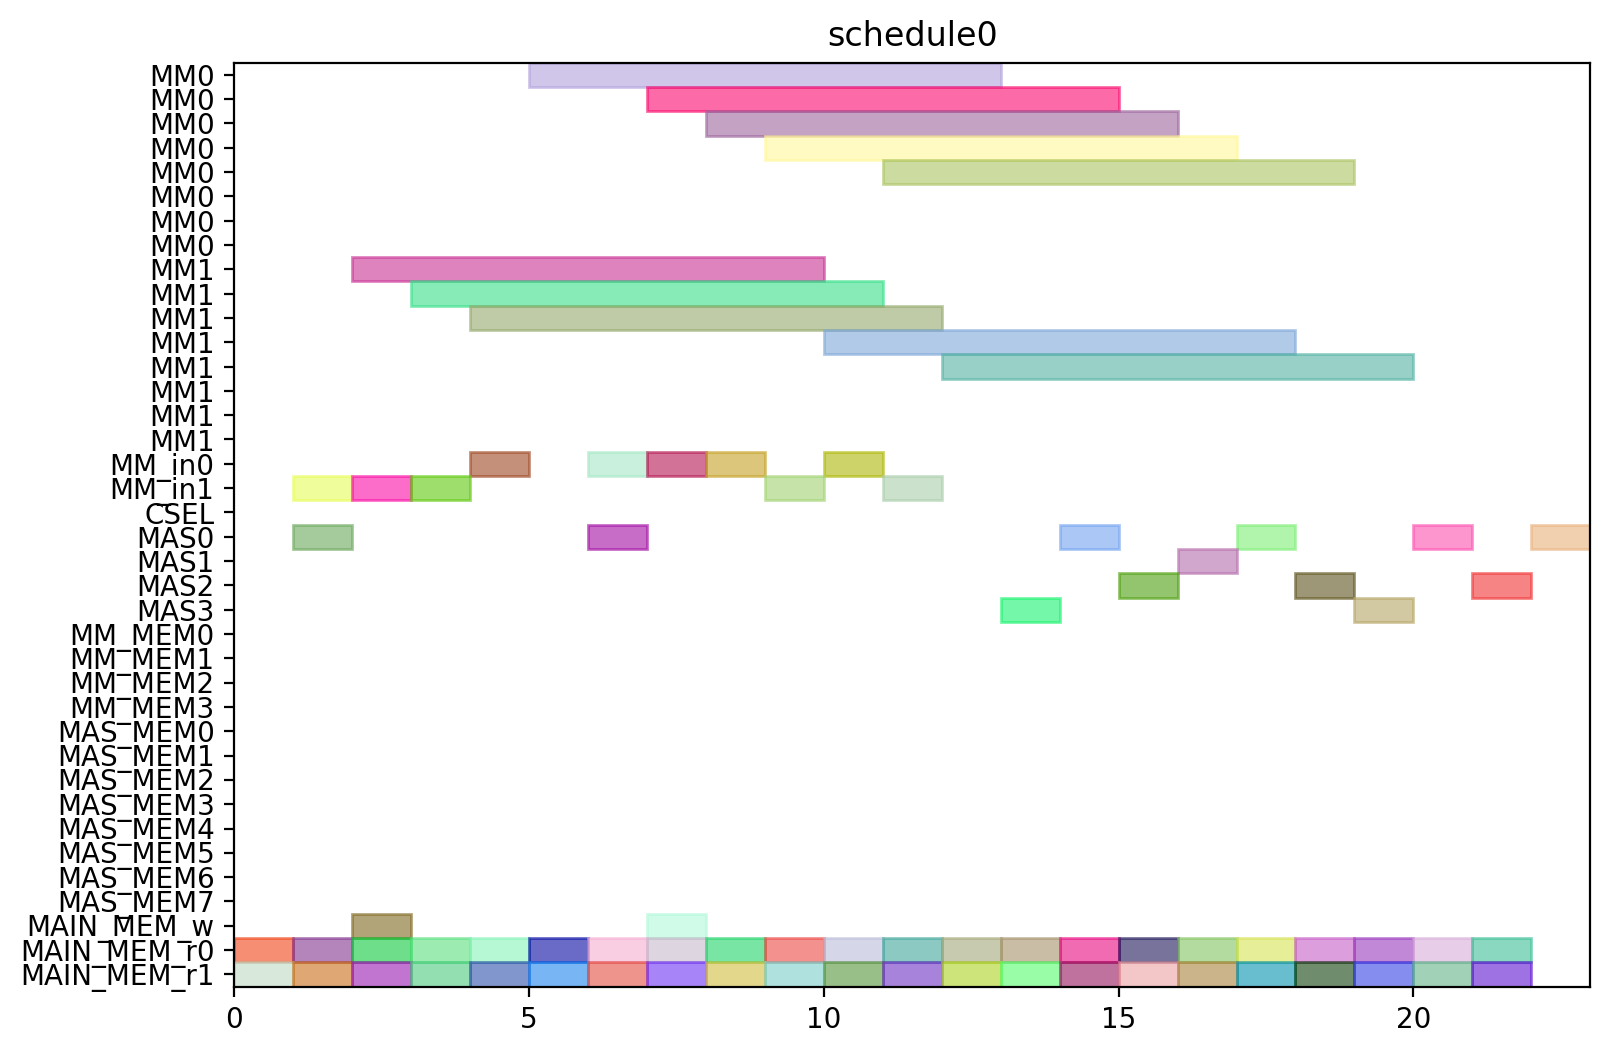

Write Python code to recreate this figure.
from pyschedule import Scenario, solvers, plotters, alt


def solve():
	horizon = 120
	S = Scenario("schedule0", horizon=horizon)

	# resource
	MM = S.Resources('MM', num=2, size=8)
	MM_in = S.Resources('MM_in', num=2)
	CSEL = S.Resource('CSEL')
	MAS = S.Resources('MAS', num=4, size=1, periods=range(1, horizon))
	MM_MEM = S.Resources('MM_MEM', num=4)
	MAS_MEM = S.Resources('MAS_MEM', num=8)
	MAIN_MEM_w = S.Resource('MAIN_MEM_w', size=1)
	MAIN_MEM_r = S.Resources('MAIN_MEM_r', num=2)

	# result of previous scheduling

	# new tasks
	c10_t0 = S.Task('c10_t0', length=8, delay_cost=1)
	c10_t0 += alt(MM)
	c10_t0_in = S.Task('c10_t0_in', length=1, delay_cost=1)
	c10_t0_in += alt(MM_in)
	S += c10_t0_in*MM_in[0]<=c10_t0*MM[0]
	S += c10_t0_in*MM_in[1]<=c10_t0*MM[1]
	c10_t0_mem0 = S.Task('c10_t0_mem0', length=1, delay_cost=1)
	c10_t0_mem0 += MAIN_MEM_r[0]
	S += c10_t0_mem0 <= c10_t0

	c10_t0_mem1 = S.Task('c10_t0_mem1', length=1, delay_cost=1)
	c10_t0_mem1 += MAIN_MEM_r[1]
	S += c10_t0_mem1 <= c10_t0

	c10_t1 = S.Task('c10_t1', length=8, delay_cost=1)
	c10_t1 += alt(MM)
	c10_t1_in = S.Task('c10_t1_in', length=1, delay_cost=1)
	c10_t1_in += alt(MM_in)
	S += c10_t1_in*MM_in[0]<=c10_t1*MM[0]
	S += c10_t1_in*MM_in[1]<=c10_t1*MM[1]
	c10_t1_mem0 = S.Task('c10_t1_mem0', length=1, delay_cost=1)
	c10_t1_mem0 += MAIN_MEM_r[0]
	S += c10_t1_mem0 <= c10_t1

	c10_t1_mem1 = S.Task('c10_t1_mem1', length=1, delay_cost=1)
	c10_t1_mem1 += MAIN_MEM_r[1]
	S += c10_t1_mem1 <= c10_t1

	c10_t2 = S.Task('c10_t2', length=1, delay_cost=1)
	c10_t2 += alt(MAS)
	c10_t2_mem0 = S.Task('c10_t2_mem0', length=1, delay_cost=1)
	c10_t2_mem0 += MAIN_MEM_r[0]
	S += c10_t2_mem0 <= c10_t2

	c10_t2_mem1 = S.Task('c10_t2_mem1', length=1, delay_cost=1)
	c10_t2_mem1 += MAIN_MEM_r[1]
	S += c10_t2_mem1 <= c10_t2

	c10_t3 = S.Task('c10_t3', length=1, delay_cost=1)
	c10_t3 += alt(MAS)
	c10_t3_mem0 = S.Task('c10_t3_mem0', length=1, delay_cost=1)
	c10_t3_mem0 += MAIN_MEM_r[0]
	S += c10_t3_mem0 <= c10_t3

	c10_t3_mem1 = S.Task('c10_t3_mem1', length=1, delay_cost=1)
	c10_t3_mem1 += MAIN_MEM_r[1]
	S += c10_t3_mem1 <= c10_t3

	c20_t0 = S.Task('c20_t0', length=8, delay_cost=1)
	c20_t0 += alt(MM)
	c20_t0_in = S.Task('c20_t0_in', length=1, delay_cost=1)
	c20_t0_in += alt(MM_in)
	S += c20_t0_in*MM_in[0]<=c20_t0*MM[0]
	S += c20_t0_in*MM_in[1]<=c20_t0*MM[1]
	c20_t0_mem0 = S.Task('c20_t0_mem0', length=1, delay_cost=1)
	c20_t0_mem0 += MAIN_MEM_r[0]
	S += c20_t0_mem0 <= c20_t0

	c20_t0_mem1 = S.Task('c20_t0_mem1', length=1, delay_cost=1)
	c20_t0_mem1 += MAIN_MEM_r[1]
	S += c20_t0_mem1 <= c20_t0

	c20_t1 = S.Task('c20_t1', length=8, delay_cost=1)
	c20_t1 += alt(MM)
	c20_t1_in = S.Task('c20_t1_in', length=1, delay_cost=1)
	c20_t1_in += alt(MM_in)
	S += c20_t1_in*MM_in[0]<=c20_t1*MM[0]
	S += c20_t1_in*MM_in[1]<=c20_t1*MM[1]
	c20_t1_mem0 = S.Task('c20_t1_mem0', length=1, delay_cost=1)
	c20_t1_mem0 += MAIN_MEM_r[0]
	S += c20_t1_mem0 <= c20_t1

	c20_t1_mem1 = S.Task('c20_t1_mem1', length=1, delay_cost=1)
	c20_t1_mem1 += MAIN_MEM_r[1]
	S += c20_t1_mem1 <= c20_t1

	c20_t2 = S.Task('c20_t2', length=1, delay_cost=1)
	c20_t2 += alt(MAS)
	c20_t2_mem0 = S.Task('c20_t2_mem0', length=1, delay_cost=1)
	c20_t2_mem0 += MAIN_MEM_r[0]
	S += c20_t2_mem0 <= c20_t2

	c20_t2_mem1 = S.Task('c20_t2_mem1', length=1, delay_cost=1)
	c20_t2_mem1 += MAIN_MEM_r[1]
	S += c20_t2_mem1 <= c20_t2

	c20_t3 = S.Task('c20_t3', length=1, delay_cost=1)
	c20_t3 += alt(MAS)
	c20_t3_mem0 = S.Task('c20_t3_mem0', length=1, delay_cost=1)
	c20_t3_mem0 += MAIN_MEM_r[0]
	S += c20_t3_mem0 <= c20_t3

	c20_t3_mem1 = S.Task('c20_t3_mem1', length=1, delay_cost=1)
	c20_t3_mem1 += MAIN_MEM_r[1]
	S += c20_t3_mem1 <= c20_t3

	c01_t0 = S.Task('c01_t0', length=8, delay_cost=1)
	c01_t0 += alt(MM)
	c01_t0_in = S.Task('c01_t0_in', length=1, delay_cost=1)
	c01_t0_in += alt(MM_in)
	S += c01_t0_in*MM_in[0]<=c01_t0*MM[0]
	S += c01_t0_in*MM_in[1]<=c01_t0*MM[1]
	c01_t0_mem0 = S.Task('c01_t0_mem0', length=1, delay_cost=1)
	c01_t0_mem0 += MAIN_MEM_r[0]
	S += c01_t0_mem0 <= c01_t0

	c01_t0_mem1 = S.Task('c01_t0_mem1', length=1, delay_cost=1)
	c01_t0_mem1 += MAIN_MEM_r[1]
	S += c01_t0_mem1 <= c01_t0

	c01_t1 = S.Task('c01_t1', length=8, delay_cost=1)
	c01_t1 += alt(MM)
	c01_t1_in = S.Task('c01_t1_in', length=1, delay_cost=1)
	c01_t1_in += alt(MM_in)
	S += c01_t1_in*MM_in[0]<=c01_t1*MM[0]
	S += c01_t1_in*MM_in[1]<=c01_t1*MM[1]
	c01_t1_mem0 = S.Task('c01_t1_mem0', length=1, delay_cost=1)
	c01_t1_mem0 += MAIN_MEM_r[0]
	S += c01_t1_mem0 <= c01_t1

	c01_t1_mem1 = S.Task('c01_t1_mem1', length=1, delay_cost=1)
	c01_t1_mem1 += MAIN_MEM_r[1]
	S += c01_t1_mem1 <= c01_t1

	c01_t2 = S.Task('c01_t2', length=1, delay_cost=1)
	c01_t2 += alt(MAS)
	c01_t2_mem0 = S.Task('c01_t2_mem0', length=1, delay_cost=1)
	c01_t2_mem0 += MAIN_MEM_r[0]
	S += c01_t2_mem0 <= c01_t2

	c01_t2_mem1 = S.Task('c01_t2_mem1', length=1, delay_cost=1)
	c01_t2_mem1 += MAIN_MEM_r[1]
	S += c01_t2_mem1 <= c01_t2

	c01_t3 = S.Task('c01_t3', length=1, delay_cost=1)
	c01_t3 += alt(MAS)
	c01_t3_mem0 = S.Task('c01_t3_mem0', length=1, delay_cost=1)
	c01_t3_mem0 += MAIN_MEM_r[0]
	S += c01_t3_mem0 <= c01_t3

	c01_t3_mem1 = S.Task('c01_t3_mem1', length=1, delay_cost=1)
	c01_t3_mem1 += MAIN_MEM_r[1]
	S += c01_t3_mem1 <= c01_t3

	c11_t0 = S.Task('c11_t0', length=8, delay_cost=1)
	c11_t0 += alt(MM)
	c11_t0_in = S.Task('c11_t0_in', length=1, delay_cost=1)
	c11_t0_in += alt(MM_in)
	S += c11_t0_in*MM_in[0]<=c11_t0*MM[0]
	S += c11_t0_in*MM_in[1]<=c11_t0*MM[1]
	c11_t0_mem0 = S.Task('c11_t0_mem0', length=1, delay_cost=1)
	c11_t0_mem0 += MAIN_MEM_r[0]
	S += c11_t0_mem0 <= c11_t0

	c11_t0_mem1 = S.Task('c11_t0_mem1', length=1, delay_cost=1)
	c11_t0_mem1 += MAIN_MEM_r[1]
	S += c11_t0_mem1 <= c11_t0

	c11_t1 = S.Task('c11_t1', length=8, delay_cost=1)
	c11_t1 += alt(MM)
	c11_t1_in = S.Task('c11_t1_in', length=1, delay_cost=1)
	c11_t1_in += alt(MM_in)
	S += c11_t1_in*MM_in[0]<=c11_t1*MM[0]
	S += c11_t1_in*MM_in[1]<=c11_t1*MM[1]
	c11_t1_mem0 = S.Task('c11_t1_mem0', length=1, delay_cost=1)
	c11_t1_mem0 += MAIN_MEM_r[0]
	S += c11_t1_mem0 <= c11_t1

	c11_t1_mem1 = S.Task('c11_t1_mem1', length=1, delay_cost=1)
	c11_t1_mem1 += MAIN_MEM_r[1]
	S += c11_t1_mem1 <= c11_t1

	c11_t2 = S.Task('c11_t2', length=1, delay_cost=1)
	c11_t2 += alt(MAS)
	c11_t2_mem0 = S.Task('c11_t2_mem0', length=1, delay_cost=1)
	c11_t2_mem0 += MAIN_MEM_r[0]
	S += c11_t2_mem0 <= c11_t2

	c11_t2_mem1 = S.Task('c11_t2_mem1', length=1, delay_cost=1)
	c11_t2_mem1 += MAIN_MEM_r[1]
	S += c11_t2_mem1 <= c11_t2

	c11_t3 = S.Task('c11_t3', length=1, delay_cost=1)
	c11_t3 += alt(MAS)
	c11_t3_mem0 = S.Task('c11_t3_mem0', length=1, delay_cost=1)
	c11_t3_mem0 += MAIN_MEM_r[0]
	S += c11_t3_mem0 <= c11_t3

	c11_t3_mem1 = S.Task('c11_t3_mem1', length=1, delay_cost=1)
	c11_t3_mem1 += MAIN_MEM_r[1]
	S += c11_t3_mem1 <= c11_t3

	c21_t0 = S.Task('c21_t0', length=8, delay_cost=1)
	c21_t0 += alt(MM)
	c21_t0_in = S.Task('c21_t0_in', length=1, delay_cost=1)
	c21_t0_in += alt(MM_in)
	S += c21_t0_in*MM_in[0]<=c21_t0*MM[0]
	S += c21_t0_in*MM_in[1]<=c21_t0*MM[1]
	c21_t0_mem0 = S.Task('c21_t0_mem0', length=1, delay_cost=1)
	c21_t0_mem0 += MAIN_MEM_r[0]
	S += c21_t0_mem0 <= c21_t0

	c21_t0_mem1 = S.Task('c21_t0_mem1', length=1, delay_cost=1)
	c21_t0_mem1 += MAIN_MEM_r[1]
	S += c21_t0_mem1 <= c21_t0

	c21_t1 = S.Task('c21_t1', length=8, delay_cost=1)
	c21_t1 += alt(MM)
	c21_t1_in = S.Task('c21_t1_in', length=1, delay_cost=1)
	c21_t1_in += alt(MM_in)
	S += c21_t1_in*MM_in[0]<=c21_t1*MM[0]
	S += c21_t1_in*MM_in[1]<=c21_t1*MM[1]
	c21_t1_mem0 = S.Task('c21_t1_mem0', length=1, delay_cost=1)
	c21_t1_mem0 += MAIN_MEM_r[0]
	S += c21_t1_mem0 <= c21_t1

	c21_t1_mem1 = S.Task('c21_t1_mem1', length=1, delay_cost=1)
	c21_t1_mem1 += MAIN_MEM_r[1]
	S += c21_t1_mem1 <= c21_t1

	c21_t2 = S.Task('c21_t2', length=1, delay_cost=1)
	c21_t2 += alt(MAS)
	c21_t2_mem0 = S.Task('c21_t2_mem0', length=1, delay_cost=1)
	c21_t2_mem0 += MAIN_MEM_r[0]
	S += c21_t2_mem0 <= c21_t2

	c21_t2_mem1 = S.Task('c21_t2_mem1', length=1, delay_cost=1)
	c21_t2_mem1 += MAIN_MEM_r[1]
	S += c21_t2_mem1 <= c21_t2

	c21_t3 = S.Task('c21_t3', length=1, delay_cost=1)
	c21_t3 += alt(MAS)
	c21_t3_mem0 = S.Task('c21_t3_mem0', length=1, delay_cost=1)
	c21_t3_mem0 += MAIN_MEM_r[0]
	S += c21_t3_mem0 <= c21_t3

	c21_t3_mem1 = S.Task('c21_t3_mem1', length=1, delay_cost=1)
	c21_t3_mem1 += MAIN_MEM_r[1]
	S += c21_t3_mem1 <= c21_t3

	c000 = S.Task('c000', length=1, delay_cost=1)
	c000 += alt(MAS)
	S += 0<c000

	c000_w = S.Task('c000_w', length=1, delay_cost=1)
	c000_w += alt(MAIN_MEM_w)
	S += c000 <= c000_w

	c000_mem0 = S.Task('c000_mem0', length=1, delay_cost=1)
	c000_mem0 += MAIN_MEM_r[0]
	S += c000_mem0 <= c000

	c000_mem1 = S.Task('c000_mem1', length=1, delay_cost=1)
	c000_mem1 += MAIN_MEM_r[1]
	S += c000_mem1 <= c000

	c001 = S.Task('c001', length=1, delay_cost=1)
	c001 += alt(MAS)
	S += 0<c001

	c001_w = S.Task('c001_w', length=1, delay_cost=1)
	c001_w += alt(MAIN_MEM_w)
	S += c001 <= c001_w

	c001_mem0 = S.Task('c001_mem0', length=1, delay_cost=1)
	c001_mem0 += MAIN_MEM_r[0]
	S += c001_mem0 <= c001

	c001_mem1 = S.Task('c001_mem1', length=1, delay_cost=1)
	c001_mem1 += MAIN_MEM_r[1]
	S += c001_mem1 <= c001

	solvers.mip.solve(S,msg=1,kind='CPLEX',ratio_gap=1.01)

	solution = [['hoge']*len(S.solution()[1]) for i in range(len(S.solution()))]
	for i in range(len(S.solution())):
		for j in range(len(S.solution()[i])):
			solution[i][j]=str(S.solution()[i][j])
	print(solution)

	cycles = int(solution[-1][3])

	pic_file_name = "/home/mfukuda/ABE/multiRAM_multiMAS_16mux/scheduling_result/stage8MM2_stage1MAS4/FROB/schedule0.png"
	if(S.solution() != []):
		plotters.matplotlib.plot(S,img_filename=pic_file_name, show_task_labels=False, fig_size=(cycles*0.25+3, 6))

	return solution
